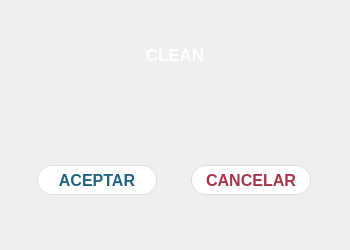
<?xml version="1.0" encoding="UTF-8"?>
<ui version="4.0">
 <class>MainWindow</class>
 <widget class="QMainWindow" name="MainWindow">
  <property name="geometry">
   <rect>
    <x>0</x>
    <y>0</y>
    <width>350</width>
    <height>250</height>
   </rect>
  </property>
  <property name="maximumSize">
   <size>
    <width>350</width>
    <height>250</height>
   </size>
  </property>
  <property name="windowTitle">
   <string>MainWindow</string>
  </property>
  <property name="styleSheet">
   <string notr="true">#fondo{

	border-image: url(:/fondos/img/fondos/fondo_sin.jpg);

}

QPushButton{
	border-radius:15px;
	color: rgb(0, 73, 113);
	background-color: rgb(255, 255, 255);
}

#btn1{
	color: rgba(0, 73, 113, 220);
	border: 1px solid rgba(0, 73, 113,30);
}

#btn2{
	color: rgba(157, 19, 45,220);	
	border: 1px solid rgba(95, 12, 28, 30);
}

#btn1:pressed{
	
	background-color: rgb(160, 159, 176);
	color: rgba(0, 73, 113, 240);
  	border-style: solid;
    border-width: 2px;
	border-color: rgba(0, 73, 113,20);
}

#btn2:pressed{	
	background-color: rgb(160, 159, 176);
	color: rgba(157, 19, 45,240);
  	border-style: solid;
    border-width: 2px;
	border-color: rgba(95, 12, 28, 20);

}

QLabel{
color: white;
}</string>
  </property>
  <widget class="QWidget" name="centralwidget">
   <layout class="QVBoxLayout" name="verticalLayout">
    <property name="spacing">
     <number>0</number>
    </property>
    <property name="leftMargin">
     <number>0</number>
    </property>
    <property name="topMargin">
     <number>0</number>
    </property>
    <property name="rightMargin">
     <number>0</number>
    </property>
    <property name="bottomMargin">
     <number>0</number>
    </property>
    <item>
     <widget class="QWidget" name="fondo" native="true">
      <layout class="QVBoxLayout" name="verticalLayout_2">
       <property name="spacing">
        <number>0</number>
       </property>
       <property name="leftMargin">
        <number>0</number>
       </property>
       <property name="topMargin">
        <number>0</number>
       </property>
       <property name="rightMargin">
        <number>0</number>
       </property>
       <property name="bottomMargin">
        <number>0</number>
       </property>
       <item>
        <widget class="QWidget" name="widget_3" native="true">
         <layout class="QVBoxLayout" name="verticalLayout_3">
          <item>
           <widget class="QLabel" name="text">
            <property name="font">
             <font>
              <pointsize>13</pointsize>
              <bold>true</bold>
             </font>
            </property>
            <property name="text">
             <string>CLEAN</string>
            </property>
            <property name="alignment">
             <set>Qt::AlignCenter</set>
            </property>
           </widget>
          </item>
         </layout>
        </widget>
       </item>
       <item>
        <widget class="QWidget" name="widget_2" native="true">
         <property name="minimumSize">
          <size>
           <width>0</width>
           <height>140</height>
          </size>
         </property>
         <layout class="QHBoxLayout" name="horizontalLayout">
          <item>
           <widget class="QPushButton" name="btn1">
            <property name="minimumSize">
             <size>
              <width>120</width>
              <height>30</height>
             </size>
            </property>
            <property name="maximumSize">
             <size>
              <width>100</width>
              <height>16777215</height>
             </size>
            </property>
            <property name="font">
             <font>
              <pointsize>12</pointsize>
              <bold>true</bold>
             </font>
            </property>
            <property name="text">
             <string>ACEPTAR</string>
            </property>
           </widget>
          </item>
          <item>
           <widget class="QPushButton" name="btn2">
            <property name="minimumSize">
             <size>
              <width>120</width>
              <height>30</height>
             </size>
            </property>
            <property name="maximumSize">
             <size>
              <width>100</width>
              <height>16777215</height>
             </size>
            </property>
            <property name="font">
             <font>
              <pointsize>12</pointsize>
              <bold>true</bold>
             </font>
            </property>
            <property name="text">
             <string>CANCELAR</string>
            </property>
           </widget>
          </item>
         </layout>
        </widget>
       </item>
      </layout>
     </widget>
    </item>
   </layout>
  </widget>
 </widget>
 <resources>
  <include location="../src/fondos.qrc"/>
  <include location="../src/fondos.qrc"/>
 </resources>
 <connections/>
</ui>
